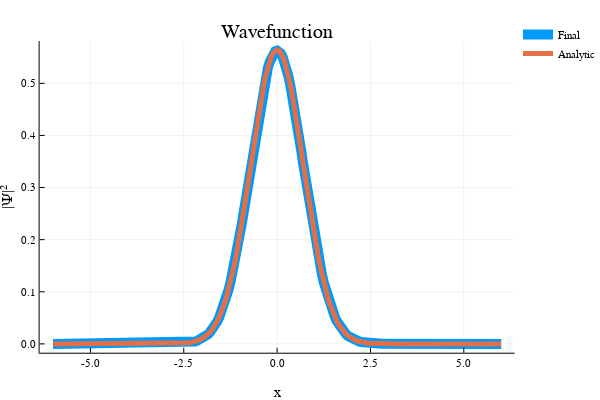

Notebook cell for this chart:
### Markdown cell above
## Results

In this next section, we examine the results that we calculated above, making sure they agree with our analytical predictions.  

The first two pictures show how the final wavefunction after imaginary time evolution agrees with the ground state for the Quantum Harmonic Oscillator, both in position and momentum space.

### Code cell
plot(x,abs2.(Ψ),linewidth=10, label="Final")
plot!(x,abs2.(Ψtrue), linewidth=5,label="Analytic")

plot!(xlabel="x",ylabel="|Ψ|²",
    title="Wavefunction")

### Figure 1 — Plotly figure (JSON) as saved in the notebook; plotly's stock layout.template omitted (floating-point values rounded to 4 significant figures; data arrays with more than 128 entries replaced by an {"elided": "..."} marker saying what was removed)
{"data": [{"colorbar": {"title": ""}, "hoverinfo": "text", "legendgroup": "Final", "line": {"color": "rgba(0, 154, 250, 1.000)", "dash": "solid", "shape": "linear", "width": 10}, "mode": "lines", "name": "Final", "showlegend": true, "text": {"elided": "241 null values"}, "type": "scatter", "x": {"elided": "241 float values"}, "xaxis": "x1", "y": {"elided": "241 float values"}, "yaxis": "y1", "zmax": 0.1, "zmin": -0.1}, {"colorbar": {"title": ""}, "hoverinfo": "text", "legendgroup": "Analytic", "line": {"color": "rgba(227, 111, 71, 1.000)", "dash": "solid", "shape": "linear", "width": 5}, "mode": "lines", "name": "Analytic", "showlegend": true, "text": {"elided": "241 null values"}, "type": "scatter", "x": {"elided": "241 float values"}, "xaxis": "x1", "y": {"elided": "241 float values"}, "yaxis": "y1", "zmax": 0.1, "zmin": -0.1}], "layout": {"annotations": [{"font": {"color": "rgba(0, 0, 0, 1.000)", "family": "sans-serif", "size": 20}, "rotation": 0, "showarrow": false, "text": "Wavefunction", "x": 0.535, "xanchor": "center", "xref": "paper", "y": 1, "yanchor": "top", "yref": "paper"}], "height": 400, "legend": {"bgcolor": "rgba(255, 255, 255, 1.000)", "bordercolor": "rgba(0, 0, 0, 1.000)", "font": {"color": "rgba(0, 0, 0, 1.000)", "family": "sans-serif", "size": 11}, "tracegroupgap": 0, "x": 1, "y": 1}, "margin": {"b": 20, "l": 0, "r": 0, "t": 20}, "paper_bgcolor": "rgba(255, 255, 255, 1.000)", "plot_bgcolor": "rgba(255, 255, 255, 1.000)", "showlegend": true, "width": 600, "xaxis": {"anchor": "y1", "domain": [0.07647, 0.9934], "gridcolor": "rgba(0, 0, 0, 0.100)", "gridwidth": 0.5, "linecolor": "rgba(0, 0, 0, 1.000)", "mirror": false, "range": [-6.36, 6.36], "showgrid": true, "showline": true, "showticklabels": true, "tickangle": 0, "tickcolor": "rgb(0, 0, 0)", "tickfont": {"color": "rgba(0, 0, 0, 1.000)", "family": "sans-serif", "size": 11}, "tickmode": "array", "ticks": "inside", "ticktext": ["-5.0", "-2.5", "0.0", "2.5", "5.0"], "tickvals": [-5, -2.5, 0, 2.5, 5], "title": "x", "titlefont": {"color": "rgba(0, 0, 0, 1.000)", "family": "sans-serif", "size": 15}, "type": "-", "visible": true, "zeroline": false, "zerolinecolor": "rgba(0, 0, 0, 1.000)"}, "yaxis": {"anchor": "x1", "domain": [0.07581, 0.9415], "gridcolor": "rgba(0, 0, 0, 0.100)", "gridwidth": 0.5, "linecolor": "rgba(0, 0, 0, 1.000)", "mirror": false, "range": [-0.01693, 0.5811], "showgrid": true, "showline": true, "showticklabels": true, "tickangle": 0, "tickcolor": "rgb(0, 0, 0)", "tickfont": {"color": "rgba(0, 0, 0, 1.000)", "family": "sans-serif", "size": 11}, "tickmode": "array", "ticks": "inside", "ticktext": ["0.0", "0.1", "0.2", "0.3", "0.4", "0.5"], "tickvals": [0, 0.1, 0.2, 0.3, 0.4, 0.5], "title": "|Ψ|²", "titlefont": {"color": "rgba(0, 0, 0, 1.000)", "family": "sans-serif", "size": 15}, "type": "-", "visible": true, "zeroline": false, "zerolinecolor": "rgba(0, 0, 0, 1.000)"}}}
